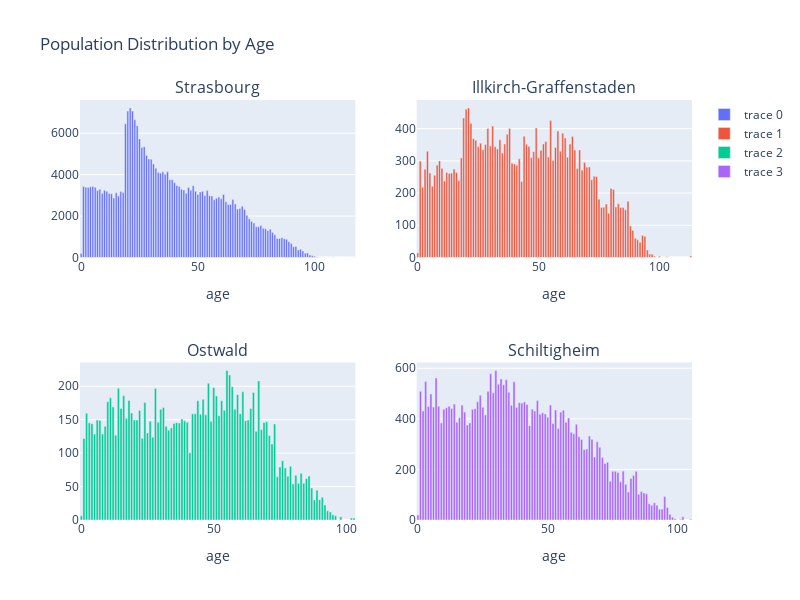

The notebook cell saved with this chart:
### Markdown cell above
- We plot the age distribution of Strasbourg and its neighbours.

### Code cell
# Create subplots
fig = make_subplots(rows=2, cols=2, subplot_titles=("Strasbourg", "Illkirch-Graffenstaden", "Ostwald", "Schiltigheim"))

# Add the bar charts to the subplots
fig.add_trace(go.Bar(x=age_Strasbourg["age"], y=age_Strasbourg["weight"]), row=1, col=1)
fig.add_trace(go.Bar(x=age_Illkirch_Graffenstaden["age"], y=age_Illkirch_Graffenstaden["weight"]), row=1, col=2)
fig.add_trace(go.Bar(x=age_Ostwald["age"], y=age_Ostwald["weight"]), row=2, col=1)
fig.add_trace(go.Bar(x=age_Schiltigheim["age"], y=age_Schiltigheim["weight"]), row=2, col=2)

# Update the x-axis labels
fig.update_xaxes(title_text="age", row=1, col=1)
fig.update_xaxes(title_text="age", row=1, col=2)
fig.update_xaxes(title_text="age", row=2, col=1)
fig.update_xaxes(title_text="age", row=2, col=2)

# Update the layout
fig.update_layout(height=600, width=800, title_text="Population Distribution by Age")

# Show the plot
fig.show()
